Frame 1 (no input): blank canvas, image omitted
Frame 60 (no input): blank canvas, image omitted
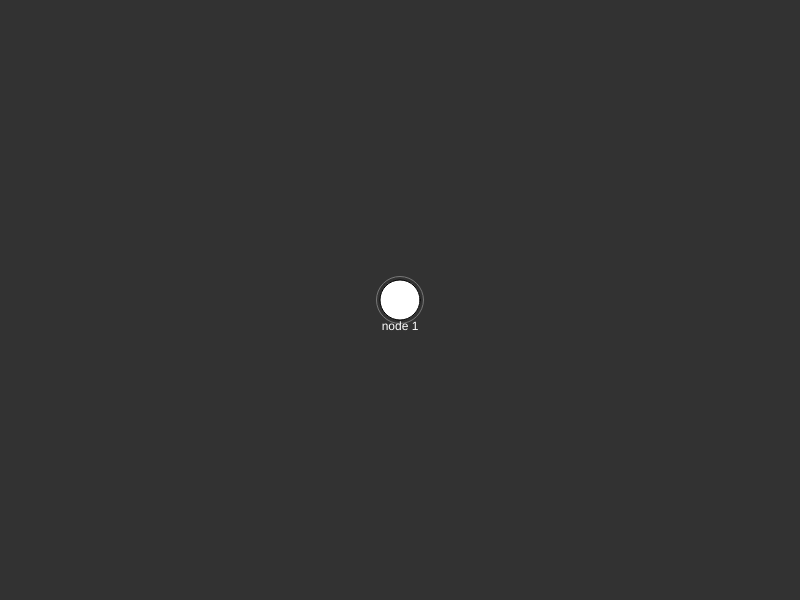
Frame 120 (the mouse pressed at the canvas centre since frame 60)

The p5.js sketch whose frames 1 and 60 were blank and that drew this single picture after the mouse press (run headless with seeded random() and noise() and a simulated clock; from frame 60 on, the mouse is pressed at the canvas centre):

// p5.js sketch
// ── sketch.js
// -------------------------------
//           TinyGraph
//   a basic graph visualizer
// -[v.25.6.27]-----------[ljzh04]-
// > Node creation, deletion,
//   selection, connection
// > Dynamic node id
// > Connection preview
// > Jiggle physics (node repulsion)
// > Hotkey support
// > Toast notification, animation
// -[USAGE]----------------------
// Left Click -- add node
// Right Click -- remove node
// -[TODO]------------------------
// > canvas edge boundary
// > drag to move node
// > camera zoom/pan
// > save / load
// > display: matrix, json
// > edge weight, direction
// > id !== label
// > edge physics
// > fix toggle overlap bug
// -------------------------------
//  CONFIGURATION & STATE
// -------------------------------
const canvasWidth = 800;
const canvasHeight = 600;
const bgColor = 50;

// Hotkeys
let KEY_CONNECT;
let KEY_CANCEL;
let KEY_LABEL;
let KEY_OVERLAP;

// App state
let nodes = [];
let edges = [];
let toasts = [];
let selectedNode = null;
let hoveredNode = null;
let isConnectingNode = false;
let isLabelsAlwaysVisible = false;
let isAllowOverlap = false;

// UI
let canvas;
let connectButton;
let labelButton;
let overlapButton;

// -------------------------------
//  SETUP
// -------------------------------
function setup() {
  KEY_CONNECT = 'c';
  KEY_CANCEL = ESCAPE;
  KEY_LABEL = 'l';
  KEY_OVERLAP = 'o'

  canvas = createCanvas(canvasWidth, canvasHeight);
  canvas.elt.oncontextmenu = () => false;

  connectButton = createButton('Connect Node | OFF');
  connectButton.position(0, canvasHeight + 10);
  connectButton.mousePressed(handleConnectButton);

  labelButton = createButton('Always show labels | OFF');
  labelButton.position(0, canvasHeight + 40);
  labelButton.mousePressed(handleLabelButton);

  overlapButton = createButton('Allow overlap | OFF');
  overlapButton.position(0, canvasHeight + 70);
  overlapButton.mousePressed(handleOverlapButton);
}

// -------------------------------
//  DRAW LOOP
// -------------------------------
function draw() {
  background(bgColor);

  drawEdges();
  updateHoveredNode();
  drawNodes();
  drawConnectionLine();
  drawToasts();
}

function drawEdges() {
  stroke(250);
  for (let [a, b] of edges) {
    line(a.x, a.y, b.x, b.y);
  }
}

function drawNodes() {
  for (let node of nodes) {
    if(isAllowOverlap === true) break;
    node.applyRepulsion(nodes);
  }
  for (let node of nodes) {
    node.update();
    node.show();
  }

  if (hoveredNode) hoveredNode.highlight("hover");
  if (selectedNode) selectedNode.highlight("select");
}

function drawConnectionLine() {
  if (selectedNode && isConnectingNode) {
    stroke(255);
    strokeWeight(2);
    line(selectedNode.x, selectedNode.y, mouseX, mouseY);
  }
}

// -------------------------------
//  INPUT HANDLERS
// -------------------------------
function mousePressed() {
  if (mouseX > canvasWidth || mouseY > canvasHeight) return;

  const indexH = nodes.indexOf(hoveredNode);
  const indexS = nodes.indexOf(selectedNode);

  // Right-click to delete
  if (mouseButton === RIGHT && hoveredNode) {
    nodes.splice(indexH, 1);
    edges = edges.filter(edge => edge[0] !== hoveredNode && edge[1] !== hoveredNode);
    if (indexS === indexH) selectedNode = null;
    updateNodesID();
    return false;
  }

  // Create or connect nodes
  if (!hoveredNode) {
    let newNode = new Node(mouseX, mouseY, "node " + (nodes.length + 1));
    nodes.push(newNode);
    selectedNode = null;
    isConnectingNode = false;
    updateUIState();
  } else if (!isConnectingNode) {
    selectedNode = hoveredNode;
  } else {
    attemptConnection(hoveredNode);
  }
}

function keyPressed() {
  if (keyCode === KEY_CANCEL && isConnectingNode) {
    isConnectingNode = false;
    selectedNode = null;
    updateUIState();
  }

  if (key === KEY_CONNECT && !isConnectingNode) {
    handleConnectButton();
  }

  if (key === KEY_LABEL){
    handleLabelButton();
  }
  if (key === KEY_OVERLAP){
    handleOverlapButton();
  }
  if (key === 'z') {
    console.log(JSON.stringify({
      nodes: nodes.map(n => ({ x: n.x, y: n.y, id: n.id })),
      edges: edges.map(([a, b]) => [a.id, b.id])
    }, null, 2));
  }
}

// -------------------------------
//  LOGIC
// -------------------------------
function updateHoveredNode() {
  hoveredNode = null;
  for (let node of nodes) {
    if (node.isHovered()) {
      hoveredNode = node;
      break;
    }
  }
}
function updateNodesID(){
  for (let i = 0; i < nodes.length; i++){
    nodes[i].id = "node "+ (i+1);
  }
}
function handleConnectButton() {
  if (!selectedNode) {
    createToast("Please select a starting node first.");
    return;
  }

  isConnectingNode = !isConnectingNode;
  updateUIState();
}

function handleLabelButton() {
  isLabelsAlwaysVisible = !isLabelsAlwaysVisible;
  for(let node of nodes){
    node.labelVisible = isLabelsAlwaysVisible;
  }
  updateUIState();
}
function handleOverlapButton(){
  isAllowOverlap = !isAllowOverlap;
  updateUIState();
}
function attemptConnection(targetNode) {
  if (!selectedNode || !targetNode || selectedNode === targetNode) return;

  let exists = edges.some(
    ([a, b]) =>
      (a === selectedNode && b === targetNode) ||
      (a === targetNode && b === selectedNode)
  );

  if (!exists) {
    edges.push([selectedNode, targetNode]);
    createToast(`Connected ${selectedNode.id} → ${targetNode.id}`);
  } else {
    createToast("These nodes are already connected.");
  }

  isConnectingNode = false;
  selectedNode = null;
  updateUIState();
}

// -------------------------------
//  UI HELPERS
// -------------------------------
function updateUIState() {
  connectButton.html("Connect Node | " + (isConnectingNode ? "ON" : "OFF"));
  labelButton.html("Always show labels | " + (isLabelsAlwaysVisible ? "ON" : "OFF"));
  overlapButton.html("Allow overlap | " + (isAllowOverlap ? "ON" : "OFF"));
}

function createToast(message, duration = 3000) {
  toasts.push({
    message,
    createdAt: millis(),
    duration,
  });
}

function drawToasts() {
  let now = millis();
  let y = 20;

  for (let i = toasts.length - 1; i >= 0; i--) {
    let toast = toasts[i];
    let elapsed = now - toast.createdAt;

    if (elapsed > toast.duration) {
      toasts.splice(i, 1);
      continue;
    }

    let alpha = map(elapsed, toast.duration - 800, toast.duration, 255, 0);
    alpha = constrain(alpha, 0, 255);

    fill(255, 255, 255, alpha);
    stroke(0, alpha);
    rect(20, y, 300, 30, 5);

    fill(0, alpha);
    noStroke();
    textAlign(LEFT, CENTER);
    text(toast.message, 30, y + 15);

    y += 40;
  }
}

// -------------------------------
//  CLASSES
// -------------------------------
class Node {
  constructor(x, y, id = "") {
    this.x = x;
    this.y = y;
    this.vx = 0;
    this.vy = 0;
    this.r = 20;
    this.id = id;

    this.tx = x;
    this.ty = y;
    this.speed = 0.1;

    this.labelVisible = isLabelsAlwaysVisible;

  }

  update(){
    let dx = this.tx - this.x;
    let dy = this.ty - this.y;
    this.vx += dx * 0.01;
    this.vy += dy * 0.01;
    this.x += this.vx;
    this.y += this.vy;

  }

  moveTo(x,y){
    this.tx = x;
    this.ty = y;
  }
  applyRepulsion(others){
    let fx = 0;
    let fy = 0;
    for (let other of others){
      if (other === this) continue;

      let dx = this.x - other.x;
      let dy = this.y - other.y;
      let d = sqrt(dx * dx + dy * dy);

      if (d < this.r * 2 && d > 0.1){
        let overlap = this.r * 2 - d;
        let force = overlap * 0.5;

        dx /= d;
        dy /= d;

        fx += dx * force;
        fy += dy * force;
      }
    }

    this.vx = (this.vx + fx) * 0.5;
    this.vy = (this.vy + fy) * 0.5

    this.vx = constrain(this.vx, -5, 5);
    this.vy = constrain(this.vy, -5, 5);
  }
  isHovered() {
    return dist(this.x, this.y, mouseX, mouseY) < this.r;
  }

  show() {
    fill(255);
    stroke(0);
    ellipse(this.x, this.y, this.r * 2);

    if (this.labelVisible) this.drawLabel();
  }

  drawLabel() {
    fill(255);
    noStroke();
    textAlign(CENTER, CENTER);
    text(this.id, this.x, this.y + this.r + 7);
  }

  highlight(type) {
    if (type === "remove") {
      fill(255, 0, 0);
      stroke(0);
      ellipse(this.x, this.y, this.r * 2);
    }

    if (type === "hover") {
      noFill();
      stroke(120);
      ellipse(this.x, this.y, this.r * 2 + 7);
      this.drawLabel();
    }

    if (type === "select") {
      noFill();
      stroke(255);
      ellipse(this.x, this.y, this.r * 2 + 7);
      this.drawLabel();
    }
  }
}

// ── style.css
html, body {
  margin: 0;
  padding: 0;
}
body{
  align-content: center;
}
canvas {
  display: block;
}
